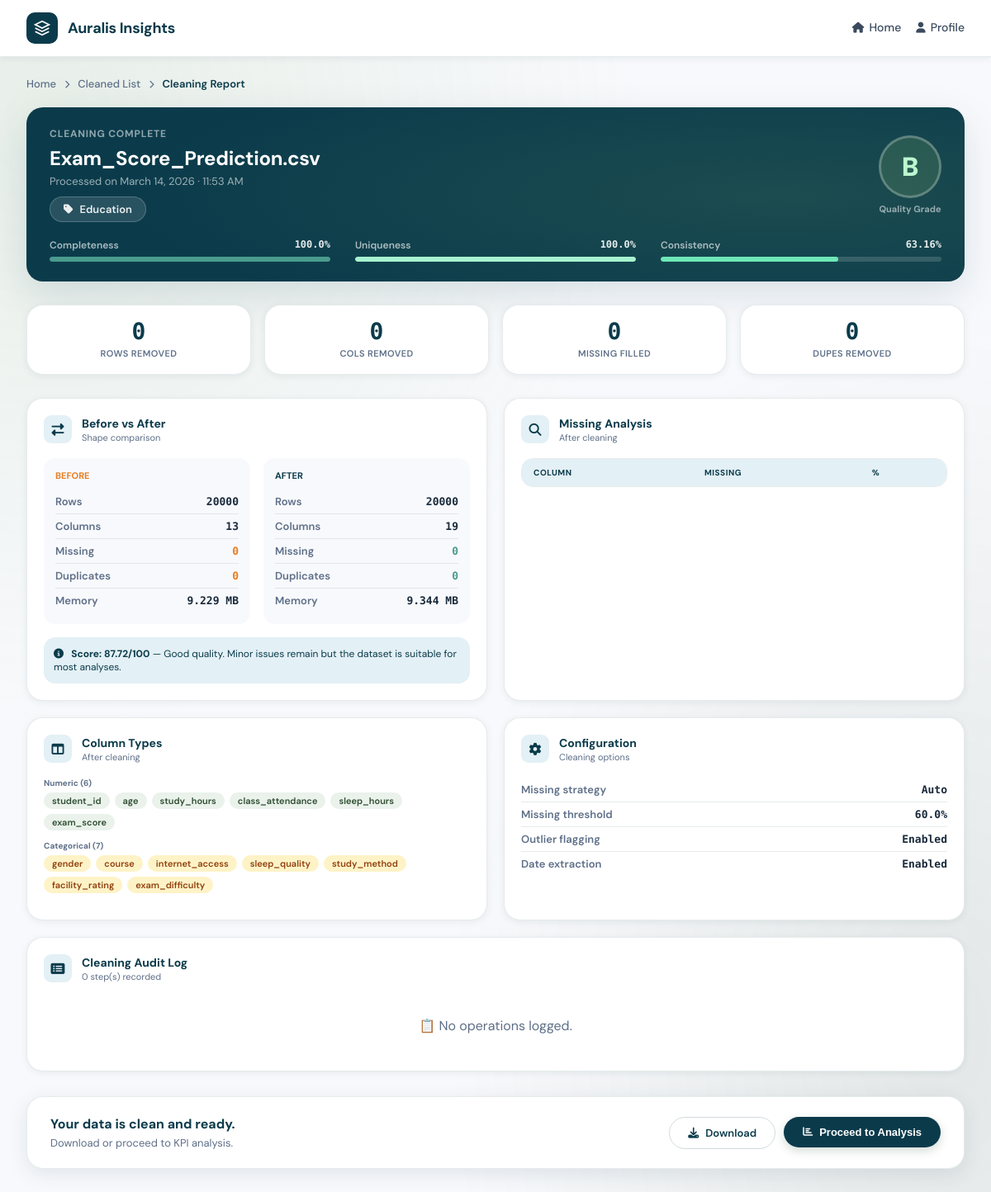
/cleaning/report/22/ (signed in), run on the app's committed database.
### data_preparation/models.py (models this page shows, shortened)
class Dataset(models.Model):
    user = models.ForeignKey(CustomUser, on_delete=models.CASCADE)
    file = models.FileField(upload_to="datasets/", null=True, blank=True)
    file_name = models.CharField(max_length=255)
    uploaded_at = models.DateTimeField(auto_now_add=True)
    is_processed = models.BooleanField(default=False)
    parent_dataset = models.ForeignKey(
        "self",
        null=True,
        blank=True,
        on_delete=models.SET_NULL,
        related_name="prepared_versions"
    )
    status = models.CharField(
        max_length=20,
        choices=[
            ("original", "Original"),
            ("prepared", "Prepared")
        ],
        default="original"
    )

### datacleaning/models.py (models this page shows, shortened)
class CleaningReport(models.Model):
    GRADE_CHOICES = [
        ('A', 'A'), ('B', 'B'), ('C', 'C'), ('D', 'D'), ('F', 'F'),
    ]
    DOMAIN_CHOICES = [
        ('education',  'Education'),
        ('health',     'Health'),
        ('finance',    'Finance'),
        ('sales',      'Sales'),
        ('hr',         'Human Resources'),
        ('generic',    'Generic'),
    ]
    dataset         = models.ForeignKey(Dataset, on_delete=models.CASCADE, related_name='cleaning_reports')
    cleaned_file    = models.FileField(upload_to='cleaned/', null=True, blank=True)
    report_json     = models.JSONField(default=dict)
    domain          = models.CharField(max_length=50, choices=DOMAIN_CHOICES, default='generic')
    quality_grade   = models.CharField(max_length=2,  choices=GRADE_CHOICES,  default='F')
    quality_score   = models.FloatField(default=0.0)
    created_at      = models.DateTimeField(auto_now_add=True)
    class Meta:
        ordering = ['-created_at']

### datacleaning/views.py (the view)
# urls.py: path('report/<int:report_id>/',     views.report,       name='report'),
def report(request, report_id):
    user_id = get_logged_in_user_id(request)
    if not user_id:
        return redirect('login')
    cleaning_report = get_object_or_404(
        CleaningReport,
        id=report_id,
        dataset__user_id=user_id,
    )
    r = cleaning_report.report_json
    after_stats = r.get('after', {})
    missing_info = after_stats.get('missing', {})
    has_missing = False
    for col, info in missing_info.items():
        if info.get("count", 0) > 0:
            has_missing = True
            break
    context = {
        'cleaning_report': cleaning_report,
        'dataset':         cleaning_report.dataset,
        'before':          r.get('before', {}),
        'after':           r.get('after', {}),
        'changes':         r.get('changes', {}),
        'quality_score':   r.get('quality_score', {}),
        'domain':          r.get('domain', {}),
        'config':          r.get('config', {}),
        'audit_log':       r.get('audit_log', []),
        'has_missing':     has_missing,   # ← passed to template
    }
    return render(request, 'datacleaning/report.html', context)

### datacleaning/views.py (called while the page is built)
def get_logged_in_user_id(request):
    return request.session.get('user_id', None)

### templates/datacleaning/report.html (shortened to what this page needs)
<!DOCTYPE html>
{% load static %}
<html lang="en">
<head>
<link rel="stylesheet" href="https://cdnjs.cloudflare.com/ajax/libs/font-awesome/6.5.0/css/all.min.css"/>
</head>
<body>
<div class="topbar">
  <div class="topbar-inner">
    <div class="brand">
      <div class="brand-logo">
        <svg viewBox="0 0 24 24"><path d="M12 2L2 7l10 5 10-5-10-5zM2 17l10 5 10-5M2 12l10 5 10-5"/></svg>
      </div>
      <span class="brand-name">Auralis Insights</span>
    </div>
    <div class="nav-links">
      <a href="{% url 'home' %}" class="nav-link"><i class="fas fa-home"></i>Home</a>
      <a href="{% url 'profile' %}" class="nav-link"><i class="fas fa-user"></i>Profile</a>
    </div>
  </div>
</div>
<div class="page">
  <div class="breadcrumb fade-up d1">
    <a href="{% url 'home' %}">Home</a>
    <i class="fas fa-chevron-right"></i>
    <a href="{% url 'cleaned_reports_list' %}">Cleaned List</a>
    <i class="fas fa-chevron-right"></i>
    <span style="color:var(--primary);font-weight:600">Cleaning Report</span>
  </div>
  <div class="hero-banner fade-up d1">
    <div class="hero-row">
      <div class="hero-info">
        <div class="hero-eyebrow">Cleaning Complete</div>
        <div class="hero-title">{{ dataset.file_name }}</div>
        <div class="hero-sub">
          Processed on {{ cleaning_report.created_at|date:"N j, Y · g:i A" }}
        </div>
        <div class="domain-chip">
          <i class="fas fa-tag"></i> {{ domain.display|default:"General Dataset" }}
        </div>
      </div>
      <div class="hero-grade">
        <div class="grade-ring grade-{{ quality_score.grade }}">
          {{ quality_score.grade }}
        </div>
        <div class="grade-label">Quality Grade</div>
      </div>
    </div>
    <div class="quality-bars">
      <div class="q-bar-item">
        <div class="q-bar-head"><span>Completeness</span><span>{{ quality_score.completeness }}%</span></div>
        <div class="q-bar-track"><div class="q-bar-fill" style="width:{{ quality_score.completeness }}%"></div></div>
      </div>
      <div class="q-bar-item">
        <div class="q-bar-head"><span>Uniqueness</span><span>{{ quality_score.uniqueness }}%</span></div>
        <div class="q-bar-track"><div class="q-bar-fill" style="width:{{ quality_score.uniqueness }}%;background:#A7F3D0"></div></div>
      </div>
      <div class="q-bar-item">
        <div class="q-bar-head"><span>Consistency</span><span>{{ quality_score.consistency }}%</span></div>
        <div class="q-bar-track"><div class="q-bar-fill" style="width:{{ quality_score.consistency }}%;background:#6EE7B7"></div></div>
      </div>
    </div>
  </div>
  <div class="changes-row fade-up d2">
    <div class="change-chip"><div class="change-num">{{ changes.rows_removed|default:0 }}</div><div class="change-lbl">Rows Removed</div></div>
    <div class="change-chip"><div class="change-num">{{ changes.cols_removed|default:0 }}</div><div class="change-lbl">Cols Removed</div></div>
    <div class="change-chip"><div class="change-num">{{ changes.missing_filled|default:0 }}</div><div class="change-lbl">Missing Filled</div></div>
    <div class="change-chip"><div class="change-num">{{ changes.duplicates_removed|default:0 }}</div><div class="change-lbl">Dupes Removed</div></div>
  </div>
  <div class="cards-grid">
    <div class="horizontal-card">
      <div class="section-card fade-up d3">
        <div class="section-head">
          <div class="section-icon"><i class="fas fa-exchange-alt"></i></div>
          <div><div class="section-title">Before vs After</div><div class="section-sub">Shape comparison</div></div>
        </div>
        <div class="compare-grid">
          <div class="compare-side">
            <div class="compare-label before">Before</div>
            <div class="compare-row"><span class="compare-key">Rows</span><span class="compare-val">{{ before.row_count }}</span></div>
            <div class="compare-row"><span class="compare-key">Columns</span><span class="compare-val">{{ before.col_count }}</span></div>
            <div class="compare-row"><span class="compare-key">Missing</span><span class="compare-val" style="color:#E67E22">{{ before.total_missing_cells }}</span></div>
            <div class="compare-row"><span class="compare-key">Duplicates</span><span class="compare-val" style="color:#E67E22">{{ before.duplicate_rows }}</span></div>
            <div class="compare-row"><span class="compare-key">Memory</span><span class="compare-val">{{ before.memory_usage_mb }} MB</span></div>
          </div>
          <div class="compare-side">
            <div class="compare-label after">After</div>
            <div class="compare-row"><span class="compare-key">Rows</span><span class="compare-val">{{ after.row_count }}</span></div>
            <div class="compare-row"><span class="compare-key">Columns</span><span class="compare-val">{{ after.col_count }}</span></div>
            <div class="compare-row"><span class="compare-key">Missing</span><span class="compare-val" style="color:var(--accent)">{{ after.total_missing_cells }}</span></div>
            <div class="compare-row"><span class="compare-key">Duplicates</span><span class="compare-val" style="color:var(--accent)">{{ after.duplicate_rows }}</span></div>
            <div class="compare-row"><span class="compare-key">Memory</span><span class="compare-val">{{ after.memory_usage_mb }} MB</span></div>
          </div>
        </div>
        <div style="margin-top:16px;padding:12px;background:var(--primary-pale);border-radius:var(--radius);font-size:12px;color:var(--primary);">
          <i class="fas fa-info-circle" style="margin-right:6px;"></i>
          <strong>Score: {{ quality_score.overall }}/100</strong> — {{ quality_score.summary }}
        </div>
      </div>
      <div class="section-card fade-up d3">
        <div class="section-head">
          <div class="section-icon"><i class="fas fa-search"></i></div>
          <div><div class="section-title">Missing Analysis</div><div class="section-sub">After cleaning</div></div>
        </div>
        <div style="max-height:240px;overflow-y:auto;border-radius:var(--radius);border:1px solid var(--border);">
          <table class="data-table">
            <thead><tr><th>Column</th><th>Missing</th><th>%</th></tr></thead>
          </table>
        </div>
      </div>
    </div>
    <div class="horizontal-card">
      <div class="section-card fade-up d4">
        <div class="section-head">
          <div class="section-icon"><i class="fas fa-columns"></i></div>
          <div><div class="section-title">Column Types</div><div class="section-sub">After cleaning</div></div>
        </div>
        {% if after.numeric_columns %}
        <div style="margin-bottom:12px;">
          <div style="font-size:10px;color:var(--muted);font-weight:700;margin-bottom:5px;">Numeric ({{ after.numeric_columns|length }})</div>
          <div class="pill-wrap">{% for col in after.numeric_columns %}<span class="col-pill pill-num">{{ col }}</span>{% endfor %}</div>
        </div>
        {% endif %}
        {% if after.categorical_columns %}
        <div style="margin-bottom:12px;">
          <div style="font-size:10px;color:var(--muted);font-weight:700;margin-bottom:5px;">Categorical ({{ after.categorical_columns|length }})</div>
          <div class="pill-wrap">{% for col in after.categorical_columns %}<span class="col-pill pill-cat">{{ col }}</span>{% endfor %}</div>
        </div>
        {% endif %}
      </div>
      <div class="section-card fade-up d4">
        <div class="section-head">
          <div class="section-icon"><i class="fas fa-cog"></i></div>
          <div><div class="section-title">Configuration</div><div class="section-sub">Cleaning options</div></div>
        </div>
        <div class="compare-row"><span class="compare-key">Missing strategy</span><span class="compare-val">{{ config.missing_strategy|default:"auto"|capfirst }}</span></div>
        <div class="compare-row"><span class="compare-key">Missing threshold</span><span class="compare-val">{{ config.missing_threshold|default:60 }}%</span></div>
        <div class="compare-row"><span class="compare-key">Outlier flagging</span><span class="compare-val">{% if config.flag_outliers %}Enabled{% else %}Disabled{% endif %}</span></div>
        <div class="compare-row"><span class="compare-key">Date extraction</span><span class="compare-val">{% if config.extract_dates %}Enabled{% else %}Disabled{% endif %}</span></div>
      </div>
    </div>
    <div class="section-card full-width fade-up d5" style="width:100%;">
      <div class="section-head">
        <div class="section-icon"><i class="fas fa-list-alt"></i></div>
        <div><div class="section-title">Cleaning Audit Log</div><div class="section-sub">{{ audit_log|length }} step(s) recorded</div></div>
      </div>
      {% if audit_log %}
      <div class="audit-wrap">
        <table class="audit-table">
          <thead><tr><th style="width:140px">Timestamp</th><th>Operation & Detail</th><th style="width:90px;text-align:center">Rows Affected</th></tr></thead>
          <tbody>
            {% for entry in audit_log %}
            <tr>
              <td class="audit-ts">{{ entry.timestamp }}</td>
              <td><div class="audit-op">{{ entry.operation }}</div><div class="audit-detail" style="font-size:11px;color:var(--text-soft);">{{ entry.detail }}</div></td>
              <td style="text-align:center">{% if entry.rows_affected %}<span class="rows-badge">{{ entry.rows_affected }}</span>{% else %}<span style="color:var(--muted);">—</span>{% endif %}</td>
            </tr>
            {% endfor %}
          </tbody>
        </table>
      </div>
      {% else %}
      <div class="empty-state">📋 No operations logged.</div>
      {% endif %}
    </div>
  </div>
  <div class="cta-bar fade-up d8">
    <div class="cta-text">
      <div class="cta-title">Your data is clean and ready.</div>
      <div class="cta-sub">Download or proceed to KPI analysis.</div>
    </div>
    <div class="cta-btns">
      <a href="{% url 'download_cleaned' cleaning_report.id %}" class="btn btn-outline"><i class="fas fa-download"></i> Download</a>
      <form method="POST" action="{% url 'run_analysis' cleaning_report.id %}" style="display:inline;">
  <button type="submit" class="btn btn-primary">
    <i class="fas fa-chart-bar" style="font-size:12px"></i> Proceed to Analysis
  </button>
</form>
    </div>
  </div>
</div>
</body>
</html>

### data on the page
Dataset: file_name "Exam_Score_Prediction.csv"
CleaningReport: created_at "March 14, 2026 · 11:53 AM", display "Education"

### other printed values
{{ quality_score.grade }} "B"
{{ quality_score.completeness }} "100.0"
{{ quality_score.uniqueness }} "100.0"
{{ quality_score.consistency }} "63.16"
{{ changes.rows_removed|default:0 }} "0"
{{ changes.cols_removed|default:0 }} "0"
{{ changes.missing_filled|default:0 }} "0"
{{ changes.duplicates_removed|default:0 }} "0"
{{ before.row_count }} "20000"
{{ before.col_count }} "13"
{{ before.total_missing_cells }} "0"
{{ before.duplicate_rows }} "0"
{{ before.memory_usage_mb }} "9.229"
{{ after.row_count }} "20000"
{{ after.col_count }} "19"
